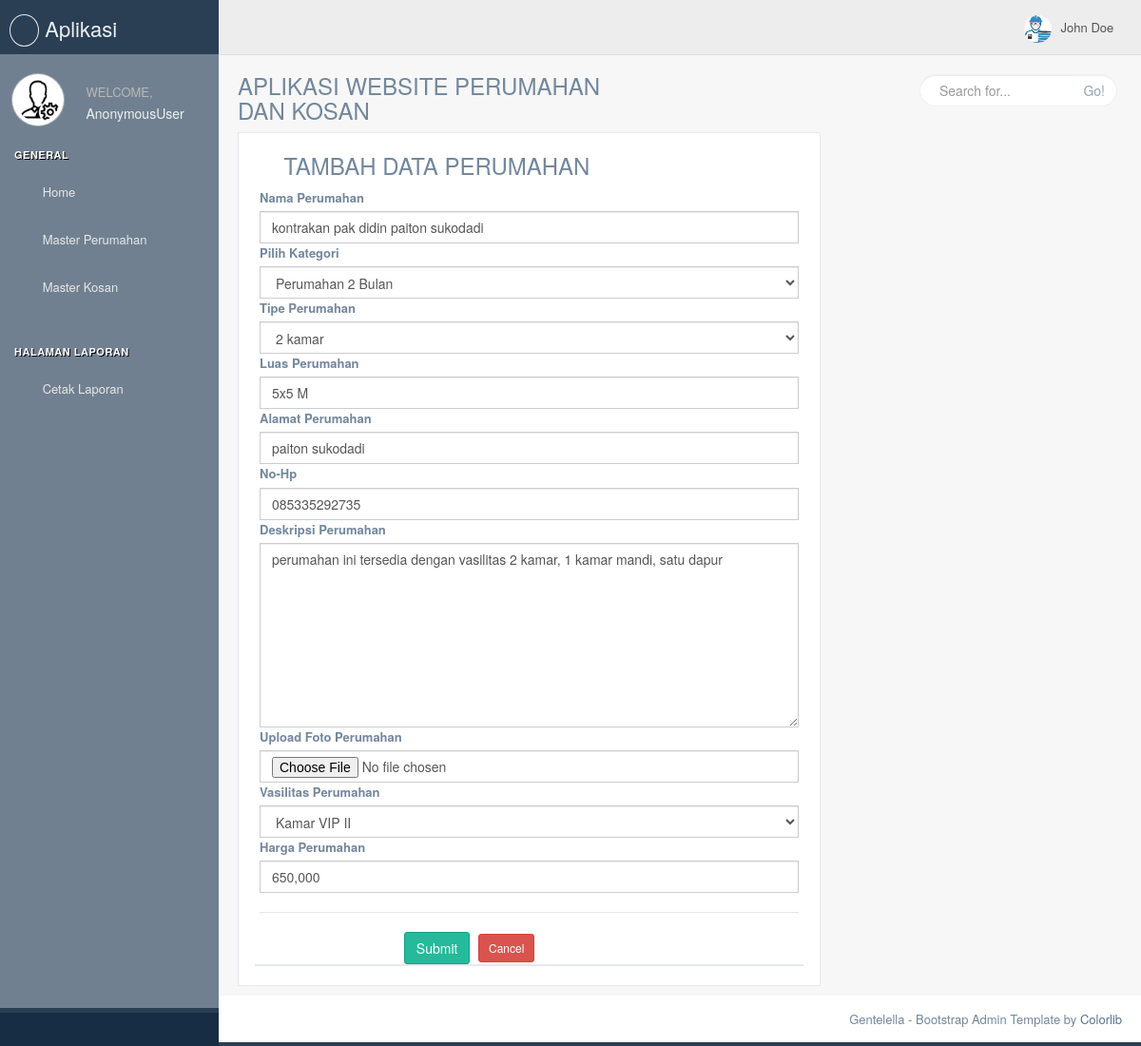
/edit_perumahan/1, run on the app's committed database.
### Aplikasi_Web_Perumahan2022/models.py (models this page shows, shortened)
class Model_perumahan(models.Model):
	nama_perumahan	= models.CharField(max_length = 1200)
	nama_kategori	= models.CharField(max_length = 1200)
	tipe_perumahan	=models.CharField(max_length = 1200)
	luas	=models.CharField(max_length = 25)
	alamat	= models.CharField(max_length = 1200)
	nohp	= models.CharField(max_length = 1200)
	deskripsi	= models.CharField(max_length = 1200)
	foto_perumahan	=models.ImageField(upload_to ='Berkas/', null=True)
	vasilitas	= models.CharField(max_length = 1200)
	harga	= models.CharField(max_length = 1200)
	published = models.DateTimeField(auto_now_add = True)
	updated = models.DateTimeField(auto_now = True)

### Aplikasi_Web_Perumahan2022/views.py (the view, shortened to what this page needs)
# urls.py: url(r'^edit_perumahan/(?P<id_pr>[0-9]+)$',Edit_perumahan, name="edit_perumahan"),
def Edit_perumahan(request, id_pr):
	select_kategori = Model_kategori_perumahan.objects.all()
	select_vasilitas = Model_vasilitas_perumahan.objects.all()
	edit_data = Model_perumahan.objects.get(id=id_pr)
	context = {
	'select_kategori': select_kategori,
	'select_vasilitas': select_vasilitas,
	'edit_data': edit_data
	}
	return render(request, 'Master_data/data_perumahan/edit.html',  context)

### Aplikasi_Web_Perumahan2022/templates/Master_data/data_perumahan/edit.html (shortened to what this page needs)
{% include "head_atas.html" %}
            <div class="row">
              <div class="col-md-8 col-sm-12 col-xs-12">
                <div class="x_panel">
                  <div class="x_title">
                    <h3><i class="fa fa-building-o"></i> TAMBAH DATA PERUMAHAN</h3>
                    <form method="post" enctype="multipart/form-data">
                      <label>Nama Perumahan</label>
                      <input type="text" name="nama_perumahan" required class="form-control" placeholder="Enter Nama Kosan" value="{{edit_data.nama_perumahan}}">
                      <label>Pilih Kategori</label>
                      <select class="form-control" name="nama_kategori" required>
                        <option>{{edit_data.nama_kategori}}</option>
                      </select>
                      <label>Tipe Perumahan</label>
                      <select class="form-control" name="tipe_perumahan" required>
                        <option>{{edit_data.tipe_perumahan}}</option>
                      </select>
                      <label>Luas Perumahan</label>
                      <input type="text" name="luas" required class="form-control" placeholder="Enter Luas Perumahan" value="{{edit_data.luas}}">
                      <label>Alamat Perumahan</label>
                      <input type="text" name="alamat" required class="form-control" placeholder="Enter Alamat" value="{{edit_data.alamat}}">
                      <label>No-Hp</label>
                      <input type="text" name="nohp" required class="form-control" placeholder="Enter No-Hp" value="{{edit_data.nohp}}">
                      <label>Deskripsi Perumahan</label>
                      <textarea class="form-control" rows="9" name="deskripsi" required placeholder="Enter Deskripsi">{{edit_data.deskripsi}}</textarea>
                      <label>Upload Foto Perumahan</label>
                      <input type="file" name="foto_perumahan" required class="form-control" placeholder="Enter Foto Perumahan" value="{{edit_data.foto_perumahan}}">
                      <label>Vasilitas Perumahan</label>
                      <select class="form-control" name="vasilitas" required>
                        <option>{{edit_data.vasilitas}}</option>
                      </select>
                      <label>Harga Perumahan</label>
                      <input type="text" name="harga" required class="form-control" placeholder="Enter Harga" value="{{edit_data.harga}}">
                       <div class="ln_solid"></div>
                      <div class="form-group">
                        <div class="col-md-6 col-sm-6 col-xs-12 col-md-offset-3">
                          <button type="submit" class="btn btn-success">Submit</button>
                          <a href="{% url 'Perumahan' %}" class="btn btn-sm btn-danger">
                          Cancel</a>
                        </div>
                      </div>
                    </form>
                  </div>
              </div>
            </div>
        </div>
</div>
</div>
{% include "head_bawah.html" %}

### data on the page
Model_perumahan: nama_perumahan "kontrakan pak didin paiton sukodadi", nama_kategori "Perumahan 2 Bulan", tipe_perumahan "2 kamar", luas "5x5 M", alamat "paiton sukodadi", nohp "085335292735", deskripsi "perumahan ini tersedia dengan vasilitas 2 kamar, 1 kamar mandi, satu dapur", vasilitas "Kamar VIP II", harga "650,000"

### other printed values
{{ user }} "AnonymousUser"
